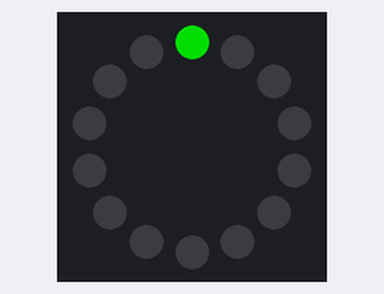
The sketch below on a simulated Arduino Uno, built with avr-gcc and run on an emulated ATmega328P. Shown: 14 RGB LEDs in a ring, first at the top, clockwise. Dim RGB values are drawn brighter than linear.

Above: at 0.05 s.
At 0.65 s:
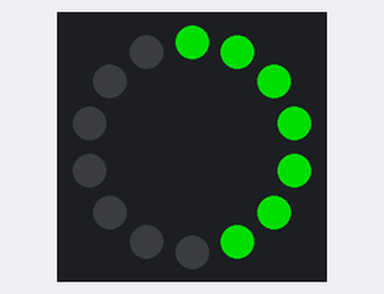
At 1.36 s:
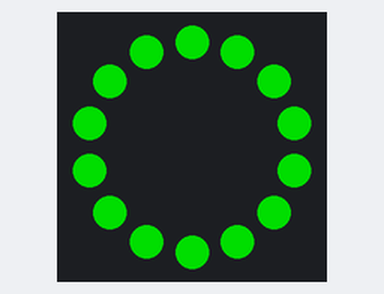
At 1.76 s:
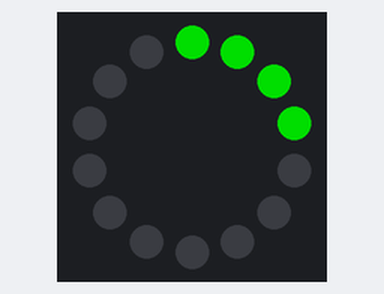

Measured:
- by itself, everything shown: repeats every 1.4 s, in 14 steps

The sketch:

SimpleNeoPixels.ino
```cpp
/*
  Light up all pixels 1 by 1 a single colour
*/
//==========================================================================================
#include <Adafruit_NeoPixel.h>
//==========================================================================================
int pixelNumber  = 14;
int pixelDataPin =  9;
uint32_t pixelColour = 0x009A00; // RGB Value
int delayBetweenChanges = 100;
//==========================================================================================
uint16_t pixelType = NEO_GRB + NEO_KHZ800; // type should always be this for your NeoPixels
Adafruit_NeoPixel pixelRing = Adafruit_NeoPixel(pixelNumber, pixelDataPin, pixelType);
//==========================================================================================
void setup()
{
  pixelRing.begin();
}
//==========================================================================================
void loop()
{
  pixelRing.clear();
  for (int i = 0; i < pixelRing.numPixels(); i++)
  {
    pixelRing.setPixelColor(i, pixelColour);
    pixelRing.show();
    delay(delayBetweenChanges);
  }
}
//==========================================================================================
```
